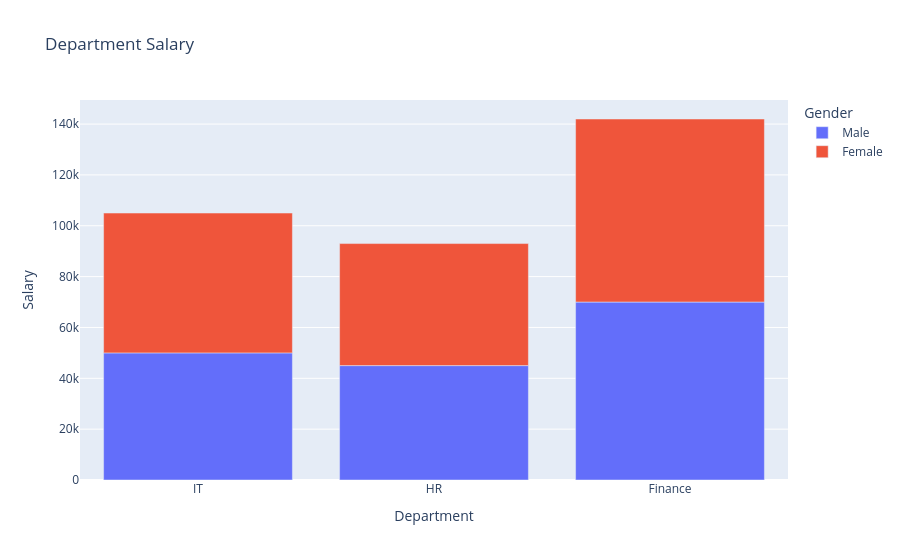

Notebook source saved alongside this figure:
### Code cell
fig=px.bar(df,x='Department',y='Salary',title='Department Salary',color='Gender')
fig.show()

### Figure 1 — Plotly figure (JSON) as saved in the notebook; plotly's stock layout.template omitted (floating-point values rounded to 4 significant figures)
{"data": [{"hovertemplate": "Gender=Male<br>Department=%{x}<br>Salary=%{y}<extra></extra>", "legendgroup": "Male", "marker": {"color": "#636efa", "pattern": {"shape": ""}}, "name": "Male", "orientation": "v", "showlegend": true, "textposition": "auto", "type": "bar", "x": ["IT", "HR", "Finance"], "xaxis": "x", "y": [50000, 45000, 70000], "yaxis": "y"}, {"hovertemplate": "Gender=Female<br>Department=%{x}<br>Salary=%{y}<extra></extra>", "legendgroup": "Female", "marker": {"color": "#EF553B", "pattern": {"shape": ""}}, "name": "Female", "orientation": "v", "showlegend": true, "textposition": "auto", "type": "bar", "x": ["IT", "HR", "Finance"], "xaxis": "x", "y": [55000, 48000, 72000], "yaxis": "y"}], "layout": {"barmode": "relative", "legend": {"title": {"text": "Gender"}, "tracegroupgap": 0}, "title": {"text": "Department Salary"}, "xaxis": {"anchor": "y", "domain": [0, 1], "title": {"text": "Department"}}, "yaxis": {"anchor": "x", "domain": [0, 1], "title": {"text": "Salary"}}}}
